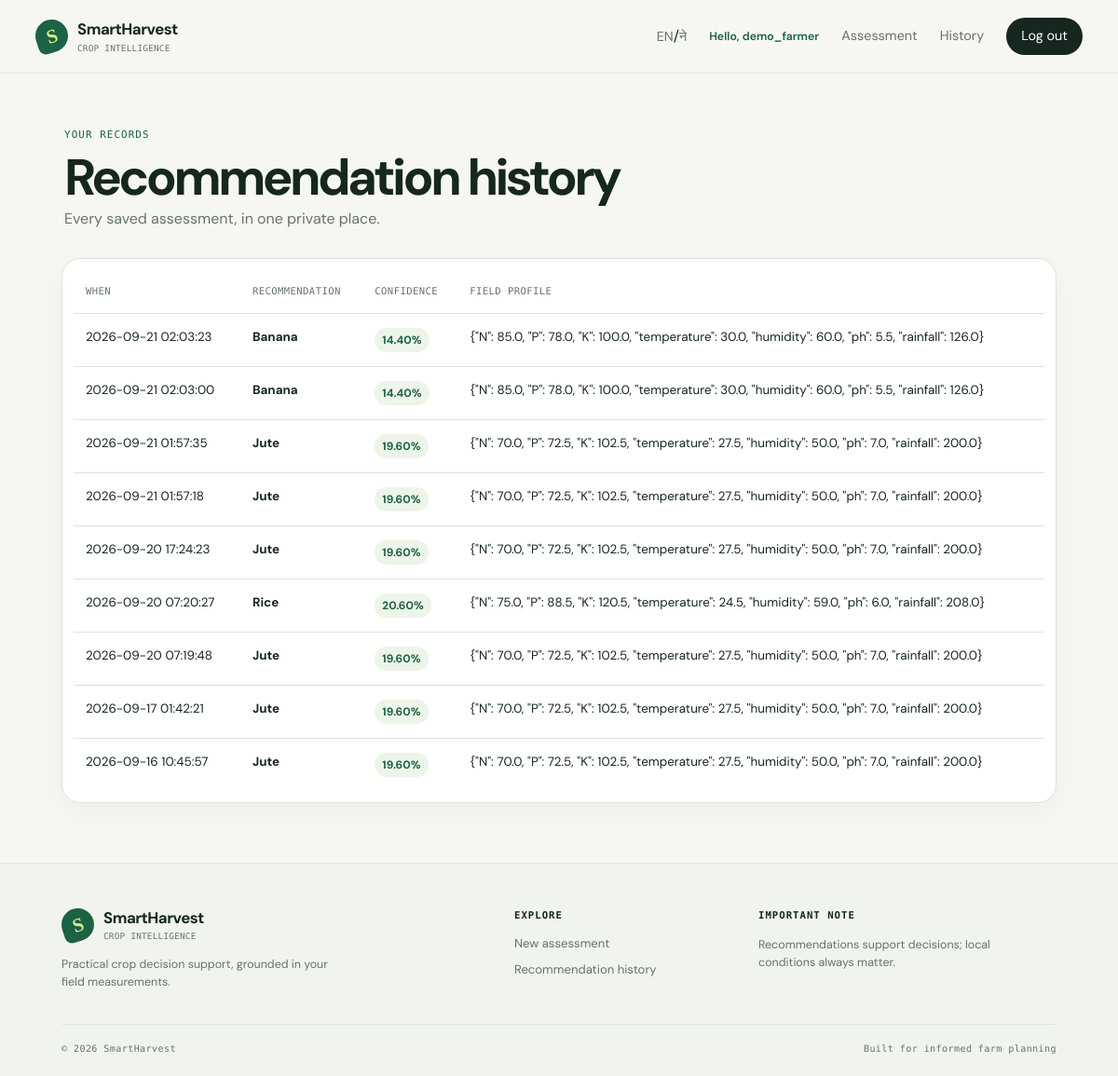
The app's page /history (signed in) with its own data.
### tables this page shows
CREATE TABLE recommendations (
              id INTEGER PRIMARY KEY, user_id INTEGER NOT NULL, query TEXT NOT NULL,
              recommendation TEXT NOT NULL, confidence REAL NOT NULL, timestamp TEXT NOT NULL DEFAULT CURRENT_TIMESTAMP, location TEXT,
              FOREIGN KEY(user_id) REFERENCES users(id));

### app.py (the view)
    @app.route("/history")
    @login_required
    def history():
        rows = db().execute("SELECT * FROM recommendations WHERE user_id=? ORDER BY timestamp DESC", (session["user_id"],)).fetchall()
        return render_template("history.html", rows=rows)

### templates/history.html
{% extends 'base.html' %}{% block content %}<section class="page-heading"><p class="eyebrow">{{ t('your_records') }}</p><h1>{{ t('recommendation_history') }}</h1><p>{{ t('history_intro') }}</p></section><section class="table-card"><table><tr><th>{{ t('when') }}</th><th>{{ t('recommendation') }}</th><th>{{ t('confidence') }}</th><th>{{ t('field_profile') }}</th></tr>{% for row in rows %}<tr><td>{{ row.timestamp }}</td><td><strong>{{ row.recommendation|title }}</strong></td><td><span class="badge">{{ '%.2f'|format(row.confidence * 100) }}%</span></td><td>{{ row.query }}</td></tr>{% else %}<tr><td colspan="4" class="empty">{{ t('no_history') }} <a href="/">{{ t('first_assessment') }} →</a></td></tr>{% endfor %}</table></section>{% endblock %}

### templates/base.html
<!doctype html><html lang="{{ language }}"><head><meta charset="utf-8"><meta name="viewport" content="width=device-width,initial-scale=1"><title>SmartHarvest</title><link rel="stylesheet" href="{{ url_for('static', filename='style.css') }}"><link rel="stylesheet" href="{{ url_for('static', filename='dashboard.css') }}"></head><body><a class="skip-link" href="#content">{{ t('skip') }}</a><header class="site-header"><nav aria-label="Navigation"><a class="brand" href="/"><span class="brand-mark">S</span><span>SmartHarvest<small>{{ t('crop_intelligence') }}</small></span></a><div class="nav-links"><span class="language-switch"><a class="{% if language == 'en' %}active{% endif %}" href="/language/en">EN</a><span>/</span><a class="{% if language == 'ne' %}active{% endif %}" href="/language/ne">ने</a></span>{% if session.user_id %}<span class="user-greeting">{{ t('hello') }}, {{ session.username }}</span><a href="/">{{ t('assessment') }}</a><a href="/history">{{ t('history') }}</a>{% if session.role == 'admin' %}<a href="/admin">{{ t('admin') }}</a>{% endif %}<a class="nav-button" href="/logout">{{ t('logout') }}</a>{% else %}<a href="/login">{{ t('login') }}</a><a class="nav-button" href="/register">{{ t('get_started') }}</a>{% endif %}</div></nav></header><main id="content">{% for message in get_flashed_messages() %}<p class="flash" role="alert">{{ message }}</p>{% endfor %}{% block content %}{% endblock %}</main><footer class="site-footer"><div class="footer-grid"><div><a class="brand" href="/"><span class="brand-mark">S</span><span>SmartHarvest<small>{{ t('crop_intelligence') }}</small></span></a><p>{{ t('footer_copy') }}</p></div><div><h2>{{ t('explore') }}</h2><a href="/">{{ t('new_assessment') }}</a>{% if session.user_id %}<a href="/history">{{ t('recommendation_history') }}</a>{% else %}<a href="/register">{{ t('get_started') }}</a>{% endif %}</div><div><h2>{{ t('important_note') }}</h2><p>{{ t('footer_note') }}</p></div></div><div class="footer-bottom"><span>© 2026 SmartHarvest</span><span>{{ t('farm_planning') }}</span></div></footer></body></html>

### static/style.css (style rules this page uses)
:root { --ink:#15271f;--muted:#65736c;--line:#dce5dc;--cream:#f7f7f1;--white:#fff;--green:#1c6245;--lime:#d8ee84;--pale:#edf4e8;--orange:#ee8d55 }
* { box-sizing:border-box }
body { margin:0;background:var(--cream);color:var(--ink);font-family:'DM Sans',Arial,sans-serif;line-height:1.5 }
.site-header { border-bottom:1px solid rgba(220,229,220,.7) }
nav { height:78px;max-width:1180px;margin:auto;padding:0 28px;display:flex;align-items:center;justify-content:space-between }
.brand { color:var(--ink);font-weight:700;font-size:1.05rem;display:flex;gap:10px;align-items:center;text-decoration:none;letter-spacing:-.03em }
.brand small { display:block;color:var(--muted);font-family:'DM Mono',monospace;font-size:.58rem;font-weight:400;letter-spacing:.03em;text-transform:uppercase }
.brand-mark { height:35px;width:35px;border-radius:50% 50% 50% 8px;background:var(--green);color:var(--lime);display:grid;place-items:center;font-family:Georgia,serif;font-size:1.3rem;transform:rotate(-18deg) }
.nav-links { display:flex;align-items:center;gap:24px }
.nav-links a { color:var(--muted);font-size:.9rem;text-decoration:none }
.nav-links .nav-button { background:var(--ink);color:#fff;padding:9px 16px;border-radius:100px }
.user-greeting { font-size:.77rem;color:var(--green);font-weight:600 }
main { max-width:1124px;margin:0 auto;padding:20px 28px 64px }
.site-footer { border-top:1px solid var(--line);background:#f0f4ed;padding:46px max(28px,calc((100% - 1068px)/2)) 22px }
.footer-grid { display:grid;grid-template-columns:1.4fr .7fr 1fr;gap:38px }
.footer-grid p { color:var(--muted);font-size:.78rem;max-width:290px;margin:14px 0 0 }
.footer-grid h2 { font-family:'DM Mono',monospace;font-size:.67rem;letter-spacing:.09em;text-transform:uppercase;margin:2px 0 12px }
.footer-grid a:not(.brand) { display:block;color:var(--muted);text-decoration:none;font-size:.82rem;margin:8px 0 }
.footer-bottom { border-top:1px solid var(--line);margin-top:35px;padding-top:18px;display:flex;justify-content:space-between;color:var(--muted);font-family:'DM Mono',monospace;font-size:.63rem;letter-spacing:.04em }
.eyebrow { color:var(--green);font-family:'DM Mono',monospace;font-size:.68rem;font-weight:500;letter-spacing:.1em;margin:0 0 12px;text-transform:uppercase }
.hero h1,.page-heading h1,.result-hero h1,.auth-card h1 { font-size:clamp(2.4rem,5vw,4.6rem);line-height:.96;letter-spacing:-.065em;margin:0;font-weight:700 }
.recommend-card,.used-values,.table-card { background:var(--white);border:1px solid var(--line);border-radius:20px;padding:32px;box-shadow:0 10px 28px rgba(31,54,40,.035) }
.card-heading p:not(.eyebrow),.page-heading p:not(.eyebrow),.auth-card>p { color:var(--muted);margin:.35rem 0 0 }
.page-heading { padding:38px 3px 30px }
.page-heading h1 { font-size:3.4rem }
.table-card { padding:12px;overflow:auto }
table { width:100%;border-collapse:collapse;font-size:.84rem }
th { color:var(--muted);font-family:'DM Mono',monospace;font-size:.66rem;font-weight:500;letter-spacing:.04em;text-align:left;text-transform:uppercase }
th,td { padding:15px 13px;border-bottom:1px solid var(--line);vertical-align:top }
tr:last-child td { border-bottom:0 }
.badge { display:inline-block;background:var(--pale);color:var(--green);font-weight:700;padding:4px 8px;border-radius:50px;font-size:.75rem }

### records on screen
recommendations: timestamp "2026-09-21 02:03:23", recommendation "Banana", row.confidence*100 "14.40", query "{\"N\": 85.0, \"P\": 78.0, \"K\": 100.0, \"temperature\": 30.0, \"humidity\": 60.0, \"ph\": 5.5, \"rainfall\": 126.0}"
recommendations: timestamp "2026-09-21 02:03:00", recommendation "Banana", row.confidence*100 "14.40", query "{\"N\": 85.0, \"P\": 78.0, \"K\": 100.0, \"temperature\": 30.0, \"humidity\": 60.0, \"ph\": 5.5, \"rainfall\": 126.0}"
recommendations: timestamp "2026-09-21 01:57:35", recommendation "Jute", row.confidence*100 "19.60", query "{\"N\": 70.0, \"P\": 72.5, \"K\": 102.5, \"temperature\": 27.5, \"humidity\": 50.0, \"ph\": 7.0, \"rainfall\": 200.0}"
recommendations: timestamp "2026-09-21 01:57:18", recommendation "Jute", row.confidence*100 "19.60", query "{\"N\": 70.0, \"P\": 72.5, \"K\": 102.5, \"temperature\": 27.5, \"humidity\": 50.0, \"ph\": 7.0, \"rainfall\": 200.0}"
recommendations: timestamp "2026-09-20 17:24:23", recommendation "Jute", row.confidence*100 "19.60", query "{\"N\": 70.0, \"P\": 72.5, \"K\": 102.5, \"temperature\": 27.5, \"humidity\": 50.0, \"ph\": 7.0, \"rainfall\": 200.0}"
recommendations: timestamp "2026-09-20 07:20:27", recommendation "Rice", row.confidence*100 "20.60", query "{\"N\": 75.0, \"P\": 88.5, \"K\": 120.5, \"temperature\": 24.5, \"humidity\": 59.0, \"ph\": 6.0, \"rainfall\": 208.0}"
recommendations: timestamp "2026-09-20 07:19:48", recommendation "Jute", row.confidence*100 "19.60", query "{\"N\": 70.0, \"P\": 72.5, \"K\": 102.5, \"temperature\": 27.5, \"humidity\": 50.0, \"ph\": 7.0, \"rainfall\": 200.0}"
recommendations: timestamp "2026-09-17 01:42:21", recommendation "Jute", row.confidence*100 "19.60", query "{\"N\": 70.0, \"P\": 72.5, \"K\": 102.5, \"temperature\": 27.5, \"humidity\": 50.0, \"ph\": 7.0, \"rainfall\": 200.0}"
recommendations: timestamp "2026-09-16 10:45:57", recommendation "Jute", row.confidence*100 "19.60", query "{\"N\": 70.0, \"P\": 72.5, \"K\": 102.5, \"temperature\": 27.5, \"humidity\": 50.0, \"ph\": 7.0, \"rainfall\": 200.0}"

### other values on screen
{{ t('crop_intelligence') }} "CROP INTELLIGENCE"
{{ t('hello') }} "Hello"
{{ session.username }} "demo_farmer"
{{ t('assessment') }} "Assessment"
{{ t('history') }} "History"
{{ t('logout') }} "Log out"
{{ t('your_records') }} "YOUR RECORDS"
{{ t('recommendation_history') }} "Recommendation history"
{{ t('history_intro') }} "Every saved assessment, in one private place."
{{ t('when') }} "WHEN"
{{ t('recommendation') }} "RECOMMENDATION"
{{ t('confidence') }} "CONFIDENCE"
{{ t('field_profile') }} "FIELD PROFILE"
{{ t('footer_copy') }} "Practical crop decision support, grounded in your field measurements."
{{ t('explore') }} "EXPLORE"
